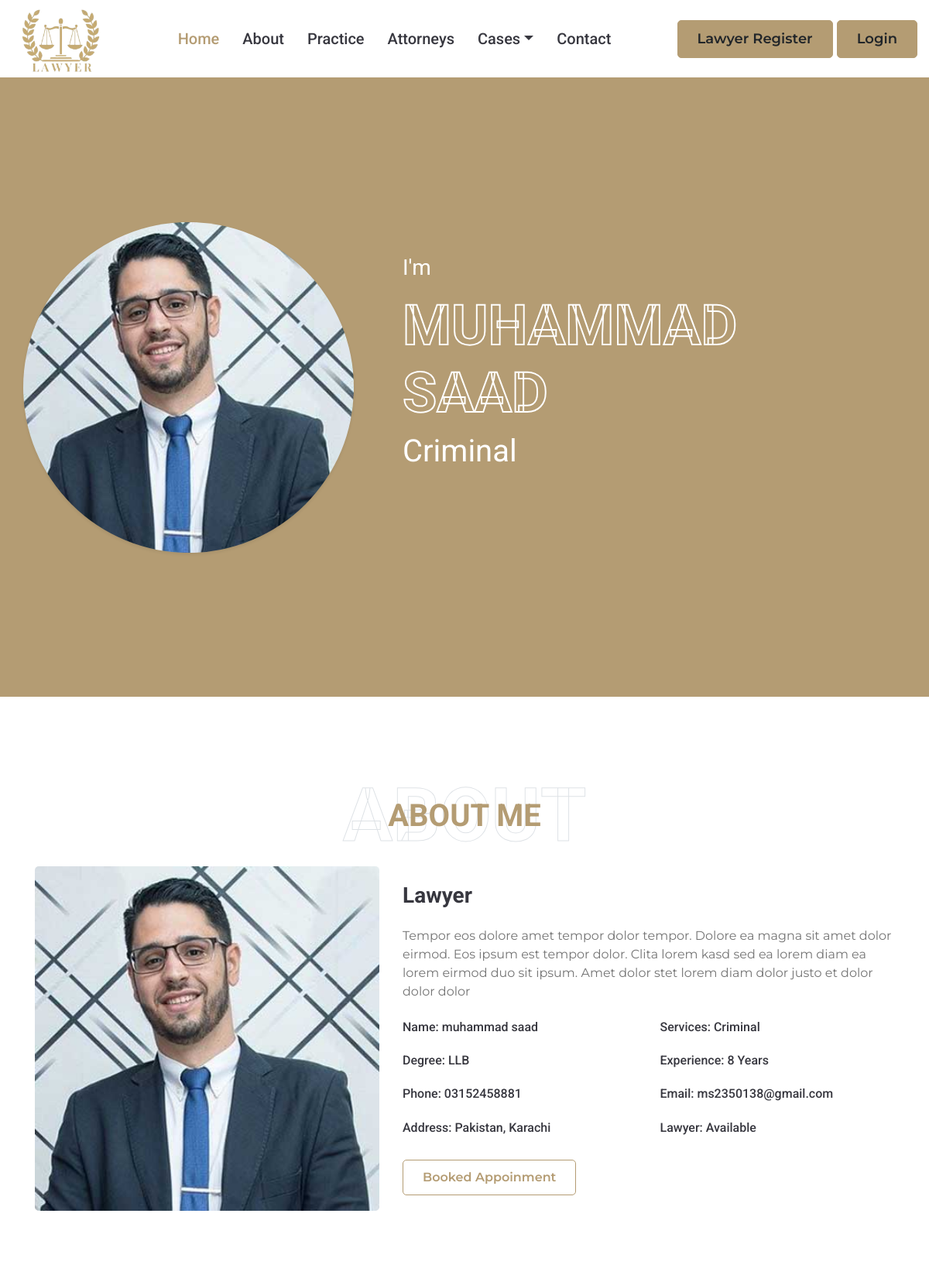
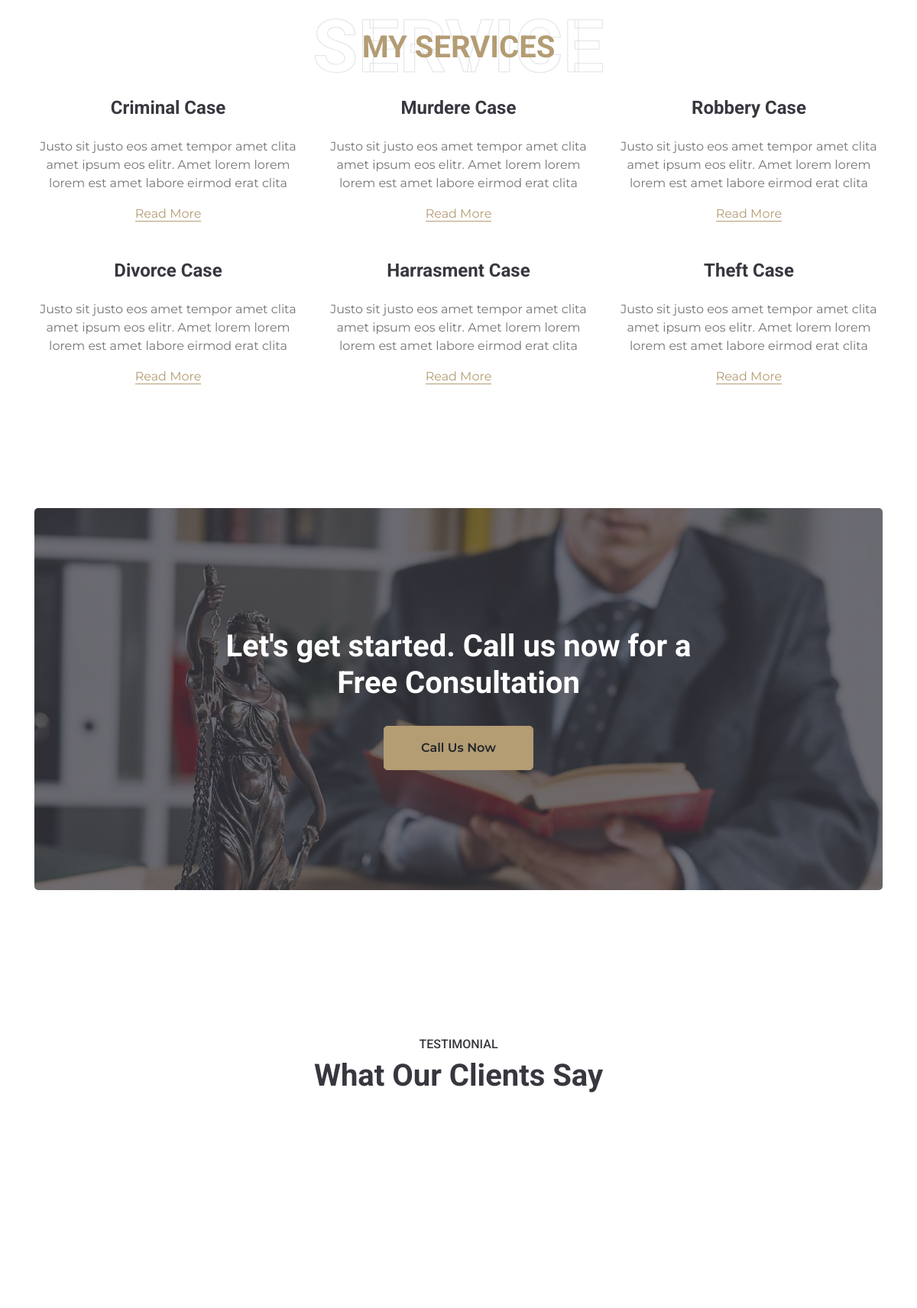
The page /lawyertemp.php?id=1 (upper part) on the database its author committed (2 pictures, top to bottom).
### tables this page shows
CREATE TABLE `lawyer` (
  `id` int(255) NOT NULL,
  `name` varchar(255) NOT NULL,
  `case` int(255) NOT NULL,
  `email` varchar(255) NOT NULL,
  `password` varchar(255) NOT NULL,
  `phone` varchar(255) NOT NULL,
  `experience` varchar(255) NOT NULL,
  `address` varchar(255) NOT NULL,
  `image` varchar(255) NOT NULL
);

CREATE TABLE `cases` (
  `cid` int(255) NOT NULL,
  `case_name` varchar(255) NOT NULL,
  `status` tinyint(255) NOT NULL DEFAULT 1
);

### lawyertemp.php (the view, shortened to what this page needs)
<?php
include("header.php");
include("config.php");
$id=$_GET['id'];
$fetch_data="SELECT*FROM `lawyer` as l inner join `cases` as c on l.case=c.cid where id='$id'";
$run=mysqli_query($connection,$fetch_data);
if (mysqli_num_rows($run)) {
?>
<?php
             while ($data=mysqli_fetch_assoc($run)) {
            ?>
<div class="container-fluid bg-primary d-flex align-items-center mb-5 py-5" id="home" style="min-height: 100vh;">
        <div class="container">
            <div class="row align-items-center">
                <div class="col-lg-5 px-5 pl-lg-0 pb-5 pb-lg-0">
                    <img class="img-fluid w-100 rounded-circle shadow-sm" src="<?php echo 'admin-panel/image/'. $data['image']?>" alt="">
                </div>
                <div class="col-lg-7 text-center text-lg-left">
                    <h3 class="text-white font-weight-normal mb-3">I'm</h3>
                    <h1 class="display-3 text-uppercase text-primary mb-2" style="-webkit-text-stroke: 2px #ffffff;"><?php echo $data['name']?></h1>
                    <h1 class="text-white font-weight-normal mb-3"><?php echo $data['case_name']?></h1>
                    <div class="d-flex align-items-center justify-content-center justify-content-lg-start pt-5">
                    </div>
                </div>
            </div>
        </div>
    </div>
    <div class="container-fluid py-5" id="about">
        <div class="container">
            <div class="position-relative d-flex align-items-center justify-content-center">
                <h1 class="display-1 text-uppercase text-white" style="-webkit-text-stroke: 1px #dee2e6;">About</h1>
                <h1 class="position-absolute text-uppercase text-primary">About Me</h1>
            </div>
            <div class="row align-items-center">
                <div class="col-lg-5 pb-4 pb-lg-0">
                    <img class="img-fluid rounded w-100" src="<?php echo 'admin-panel/image/'. $data['image']?>" alt="">
                </div>
                <div class="col-lg-7">
                    <h3 class="mb-4">Lawyer</h3>
                    <p>Tempor eos dolore amet tempor dolor tempor. Dolore ea magna sit amet dolor eirmod. Eos ipsum est tempor dolor. Clita lorem kasd sed ea lorem diam ea lorem eirmod duo sit ipsum. Amet dolor stet lorem diam dolor justo et dolor dolor dolor</p>
                    <div class="row mb-3">
                        <div class="col-sm-6 py-2"><h6>Name: <span class="text-secondary"><?php echo $data['name']?></span></h6></div>
                        <div class="col-sm-6 py-2"><h6>Services: <span class="text-secondary"><?php echo $data['case_name']?></span></h6></div>
                        <div class="col-sm-6 py-2"><h6>Degree: <span class="text-secondary">LLB</span></h6></div>
                        <div class="col-sm-6 py-2"><h6>Experience: <span class="text-secondary"><?php echo $data['experience']?> Years</span></h6></div>
                        <div class="col-sm-6 py-2"><h6>Phone: <span class="text-secondary"><?php echo $data['phone']?></span></h6></div>
                        <div class="col-sm-6 py-2"><h6>Email: <span class="text-secondary"><?php echo $data['email']?></span></h6></div>
                        <div class="col-sm-6 py-2"><h6>Address: <span class="text-secondary"><?php echo $data['address']?></span></h6></div>
                        <div class="col-sm-6 py-2"><h6>Lawyer: <span class="text-secondary">Available</span></h6></div>
                    </div>
                    <a href="appoinment.php" class="btn btn-outline-primary">Booked Appoinment</a>
                </div>
            </div>
            <?php
             }
            }
            ?>
        </div>
    </div>
    <div class="container-fluid pt-5" id="service">
        <div class="container">
            <div class="position-relative d-flex align-items-center justify-content-center">
                <h1 class="display-1 text-uppercase text-white" style="-webkit-text-stroke: 1px #dee2e6;">Service</h1>
                <h1 class="position-absolute text-uppercase text-primary">My Services</h1>
            </div>
            <div class="row pb-3">
                <div class="col-lg-4 col-md-6 text-center mb-5">
                    <div class="d-flex align-items-center justify-content-center mb-4">
                        <h4 class="font-weight-bold m-0">Criminal Case</h4>
                    </div>
                    <p>Justo sit justo eos amet tempor amet clita amet ipsum eos elitr. Amet lorem lorem lorem est amet labore eirmod erat clita</p>
                    <a class="border-bottom border-primary text-decoration-none" href="">Read More</a>
                </div>
                <div class="col-lg-4 col-md-6 text-center mb-5">
                    <div class="d-flex align-items-center justify-content-center mb-4">
                        <h4 class="font-weight-bold m-0">Murdere Case</h4>
                    </div>
                    <p>Justo sit justo eos amet tempor amet clita amet ipsum eos elitr. Amet lorem lorem lorem est amet labore eirmod erat clita</p>
                    <a class="border-bottom border-primary text-decoration-none" href="">Read More</a>
                </div>
                <div class="col-lg-4 col-md-6 text-center mb-5">
                    <div class="d-flex align-items-center justify-content-center mb-4">
                        <h4 class="font-weight-bold m-0">Robbery Case</h4>
                    </div>
                    <p>Justo sit justo eos amet tempor amet clita amet ipsum eos elitr. Amet lorem lorem lorem est amet labore eirmod erat clita</p>
                    <a class="border-bottom border-primary text-decoration-none" href="">Read More</a>
                </div>
                <div class="col-lg-4 col-md-6 text-center mb-5">
                    <div class="d-flex align-items-center justify-content-center mb-4">
                        <h4 class="font-weight-bold m-0">Divorce Case</h4>
                    </div>
                    <p>Justo sit justo eos amet tempor amet clita amet ipsum eos elitr. Amet lorem lorem lorem est amet labore eirmod erat clita</p>
                    <a class="border-bottom border-primary text-decoration-none" href="">Read More</a>
                </div>
                <div class="col-lg-4 col-md-6 text-center mb-5">
                    <div class="d-flex align-items-center justify-content-center mb-4">
                        <h4 class="font-weight-bold m-0">Harrasment Case</h4>
                    </div>
                    <p>Justo sit justo eos amet tempor amet clita amet ipsum eos elitr. Amet lorem lorem lorem est amet labore eirmod erat clita</p>
                    <a class="border-bottom border-primary text-decoration-none" href="">Read More</a>
                </div>
                <div class="col-lg-4 col-md-6 text-center mb-5">
                    <div class="d-flex align-items-center justify-content-center mb-4">
                        <h4 class="font-weight-bold m-0">Theft Case</h4>
                    </div>
                    <p>Justo sit justo eos amet tempor amet clita amet ipsum eos elitr. Amet lorem lorem lorem est amet labore eirmod erat clita</p>
                    <a class="border-bottom border-primary text-decoration-none" href="">Read More</a>
                </div>
            </div>
        </div>
    </div>
    <div class="container-fluid py-5">
        <div class="container py-5">
            <div class="bg-action rounded" style="height: 500px;">
                <div class="row h-100 align-items-center justify-content-center">
                    <div class="col-lg-7 text-center">
                        <h1 class="text-white mb-4">Let's get started. Call us now for a Free Consultation</h1>
                        <a class="btn btn-primary py-3 px-5 mt-2" href="contact.php">Call Us Now</a>
                    </div>
                </div>
            </div>
        </div>
    </div>
    <div class="container-fluid py-5">
        <div class="container py-5">
            <div class="text-center pb-5">
                <h6 class="text-uppercase">Testimonial</h6>
                <h1 class="mb-5">What Our Clients Say</h1>
            </div>
        </div>
    </div>
</body>
</html>

### rows shown on the page
lawyer: image (picture), name "MUHAMMAD SAAD", case.case_name "Criminal", name "muhammad saad", experience "8", phone "03152458881", email "ms2350138@gmail.com", address "Pakistan, Karachi"
